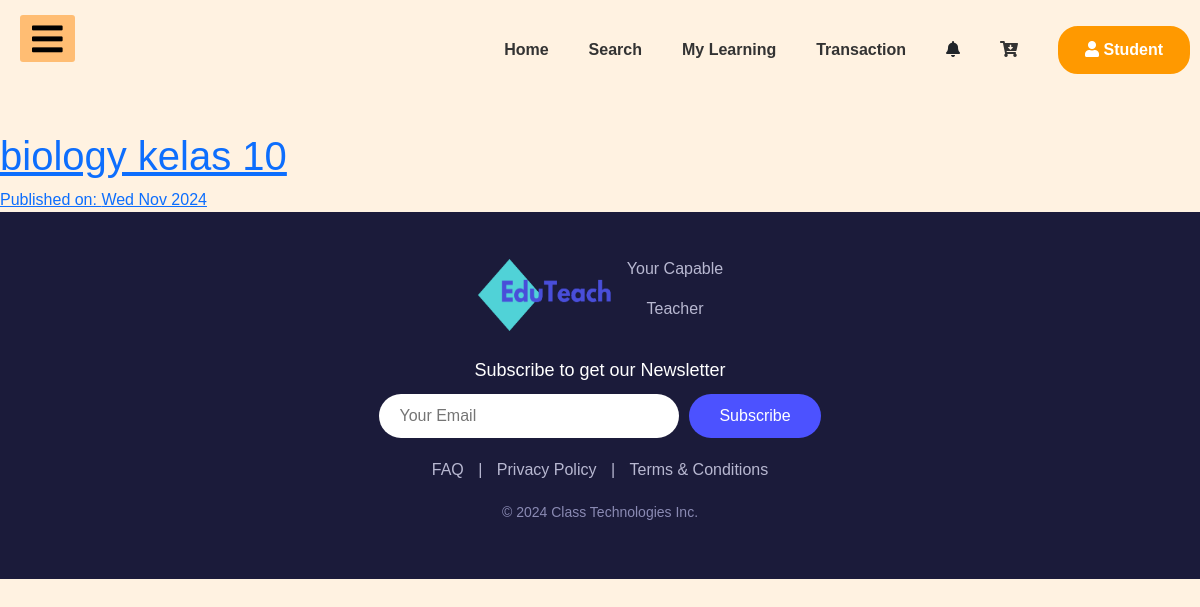
The app's page /courses_app/, older data.
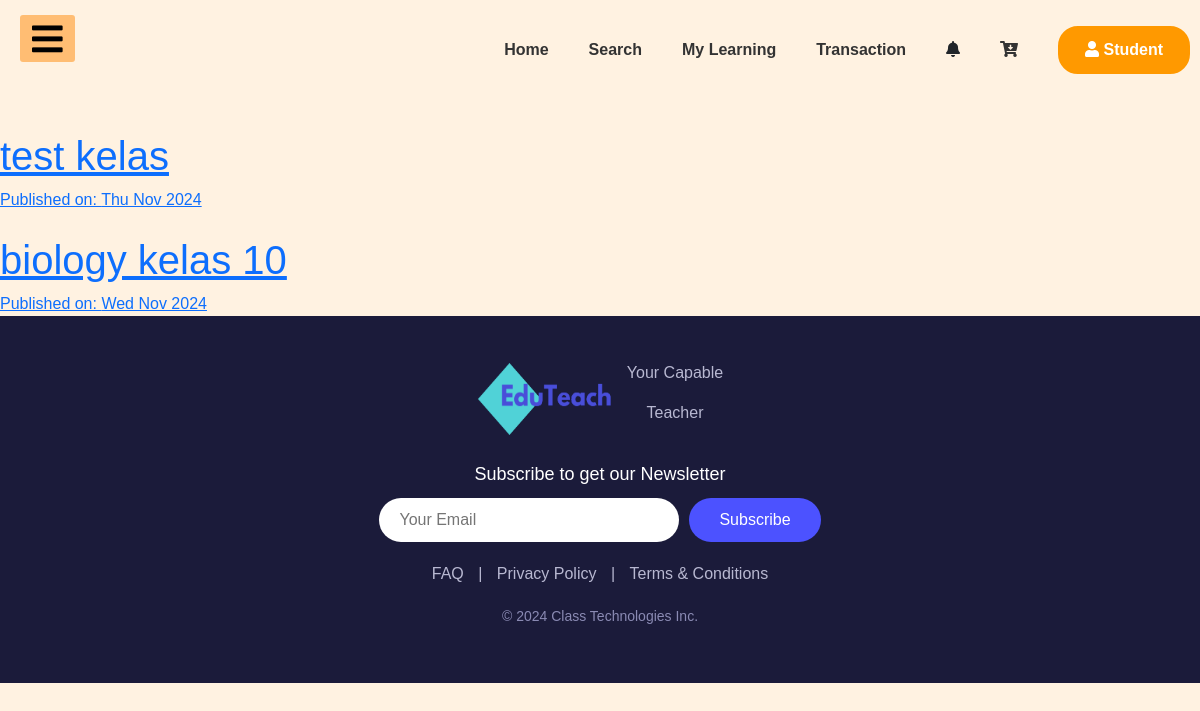
The same page, newer data.
### courses_app/models.py (models this page shows, shortened)
class Post(models.Model):
    author = models.ForeignKey(Teacher, on_delete=models.CASCADE)
    title = models.CharField(max_length=200)
    text = models.TextField()
    created_date = models.DateTimeField(default=timezone.now)
    thumbnail = models.ImageField(upload_to='thumbnail',blank=True)
    video = EmbedVideoField(blank=True, null=True)  # Tambahkan field untuk video
    published_date = models.DateTimeField(blank=True, null=True)

### courses_app/views.py (the view)
# urls.py: path('', views.PostListView.as_view(), name='post_list'),
class PostListView(ListView):
    model = Post
    def get_queryset(self):
        return Post.objects.filter(published_date__lte=timezone.now()).order_by('-published_date')

### courses_app/templates/courses_app/post_list.html (shortened to what this page needs)
{% extends 'dashboard_app/base_dashboard_student.html' %}
{% block body_block %}
<div class="centerstage">
    {% for post in post_list %}
        <a href="{% url 'post_detail' pk=post.pk %}">
            <h1>{{ post.title }}</h1>
            <div class="date">
                Published on: {{post.published_date | date:"D M Y"}}
            </div>
        </a>
    {% endfor %}
</div>
{% endblock %}

### templates/dashboard_app/base_dashboard_student.html (shortened to what this page needs)
<!DOCTYPE html>
{% load static %}
<html lang="en">
<head>
    <link rel="stylesheet" href="https://cdnjs.cloudflare.com/ajax/libs/font-awesome/5.15.3/css/all.min.css"/>
    <link href="https://cdn.jsdelivr.net/npm/bootstrap@5.3.3/dist/css/bootstrap.min.css" rel="stylesheet">
    <link rel="stylesheet" href="{% static 'css/base_dashboard.css' %}">
</head>
<body>
    <div class="containerr">
        <ul class="nav-links">
          <li><a href="{% url 'user_app:studentdashboard' %}">Home</a></li>
          <li><a href="{% url 'post_list' %}">Search</a></li>
          <li><a href="#">My Learning</a></li>
          <li><a href="#">Transaction</a></li>
          <li><a><i class="fas fa-bell"></i></a></li>
          <li><a href="{% url 'user_app:studentprofile' %}"><i class="fas fa-cart-arrow-down"></i></a></li>
          <button class="button"><i class="fas fa-user"></i> Student</button>
        </ul>
    </div>
    <label for="check">
        <i class="fas fa-bars" id="btn"></i>
    </label>
    {% block body_block %}
    {% endblock %}
    <footer>
        <div class="footer-container">
          <div class="footer-logo">
            <img class = "logo"src="{% static 'img/Desain tanpa judul.png' %}" >
            <div class="logo-text">
              <p>Your Capable </p><p>Teacher</p>
            </div>
          </div>
          <div class="newsletter">
            <p>Subscribe to get our Newsletter</p>
            <form>
              <input type="email" placeholder="Your Email" required>
              <button type="submit">Subscribe</button>
            </form>
          </div>
          <div class="footer-links">
            <a href="{% url 'user_app:faq'%}">FAQ</a> |
            <a href="#">Privacy Policy</a> |
            <a href="#">Terms & Conditions</a>
          </div>
          <div class="footer-bottom">
            <p>&copy; 2024 Class Technologies Inc.</p>
          </div>
        </div>
    </footer>
</body>
</html>

### static/css/base_dashboard.css (style rules this page uses)
* { padding: 0; margin: 0; list-style: none; text-decoration: none; }
body { font-family: 'Roboto', sans-serif; background-color: #FFF2E1; }
label #btn,label #cancel { position: absolute; background: #FFBD73; border-radius: 3px; cursor: pointer; }
label #btn { left: 20px; top: 15px; font-size: 35px; color: rgb(0, 0, 0); padding: 6px 12px; transition: all .5s; }
footer { background-color: #1b1b3a; padding: 40px 20px; color: #fff; text-align: center; }
.footer-container { max-width: 1200px; margin: 0 auto; }
.footer-logo { display: flex; justify-content: center; align-items: center; margin-bottom: 20px; }
.footer-logo img { width: 140px; height: 80px; margin-right: 10px; }
.footer-logo .logo-text p { margin-top: 5px; color: #b8b8d1; }
.newsletter { margin: 20px 0; }
.newsletter p { font-size: 18px; margin-bottom: 10px; }
.newsletter form { display: flex; justify-content: center; }
.newsletter input { padding: 10px 20px; border: none; border-radius: 30px; width: 300px; font-size: 16px; outline: none; }
.newsletter button { padding: 10px 30px; margin-left: 10px; background-color: #4c52ff; color: #fff; border: none; border-radius: 30px; font-size: 16px; cursor: pointer; transition: background-color 0.3s ease; }
.footer-links { margin: 20px 0; color: #b8b8d1; }
.footer-links a { color: #b8b8d1; margin: 0 10px; text-decoration: none; }
.footer-bottom { margin-top: 20px; font-size: 14px; color: #8a8ab3; }
* { box-sizing: border-box; }
body { font-family: Arial, Helvetica, sans-serif; margin: 0; }
.containerr { margin-top: 1em; display: flex; flex-direction: row-reverse; justify-content: space-between; align-items: center; text-align: left; padding: 10px; background-color: #FFF2E1; }
.nav-links { display: flex; list-style: none; padding: 0; margin: 0; text-align: center; align-items: center; }
.nav-links li { margin-right: 40px; }
.nav-links li a { text-decoration: none; color: #333; font-weight: bold; }
.button { background-color: #FF9900; color: #FFFFFF; padding: 10px 25px; border-radius: 20px; border: 2px solid #FF9900; text-decoration: none; font-weight: bold; }

Row changes from the older to the newer data that the page shows:
added Post: title "test kelas", published_date "Thu Nov 2024"
